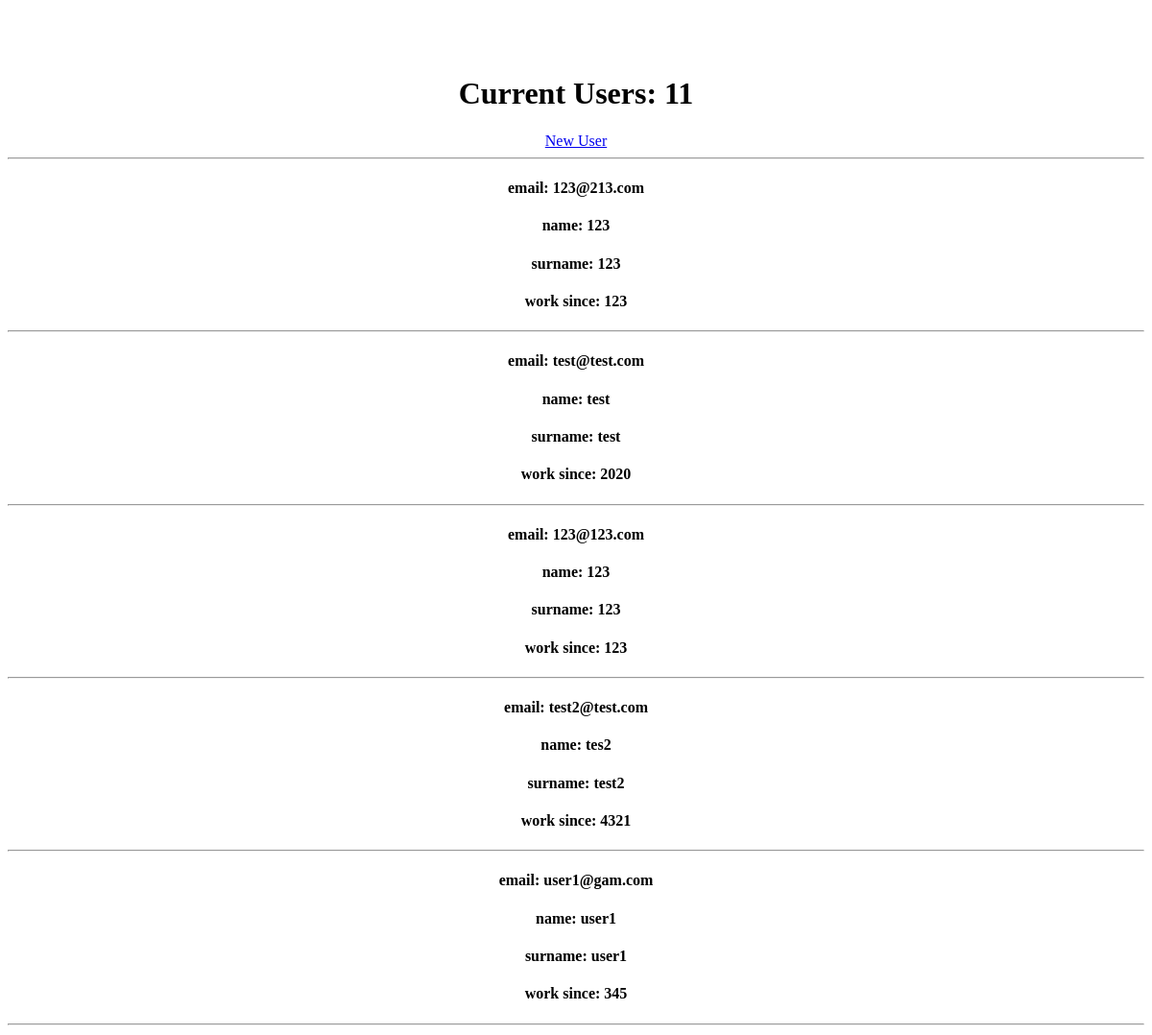
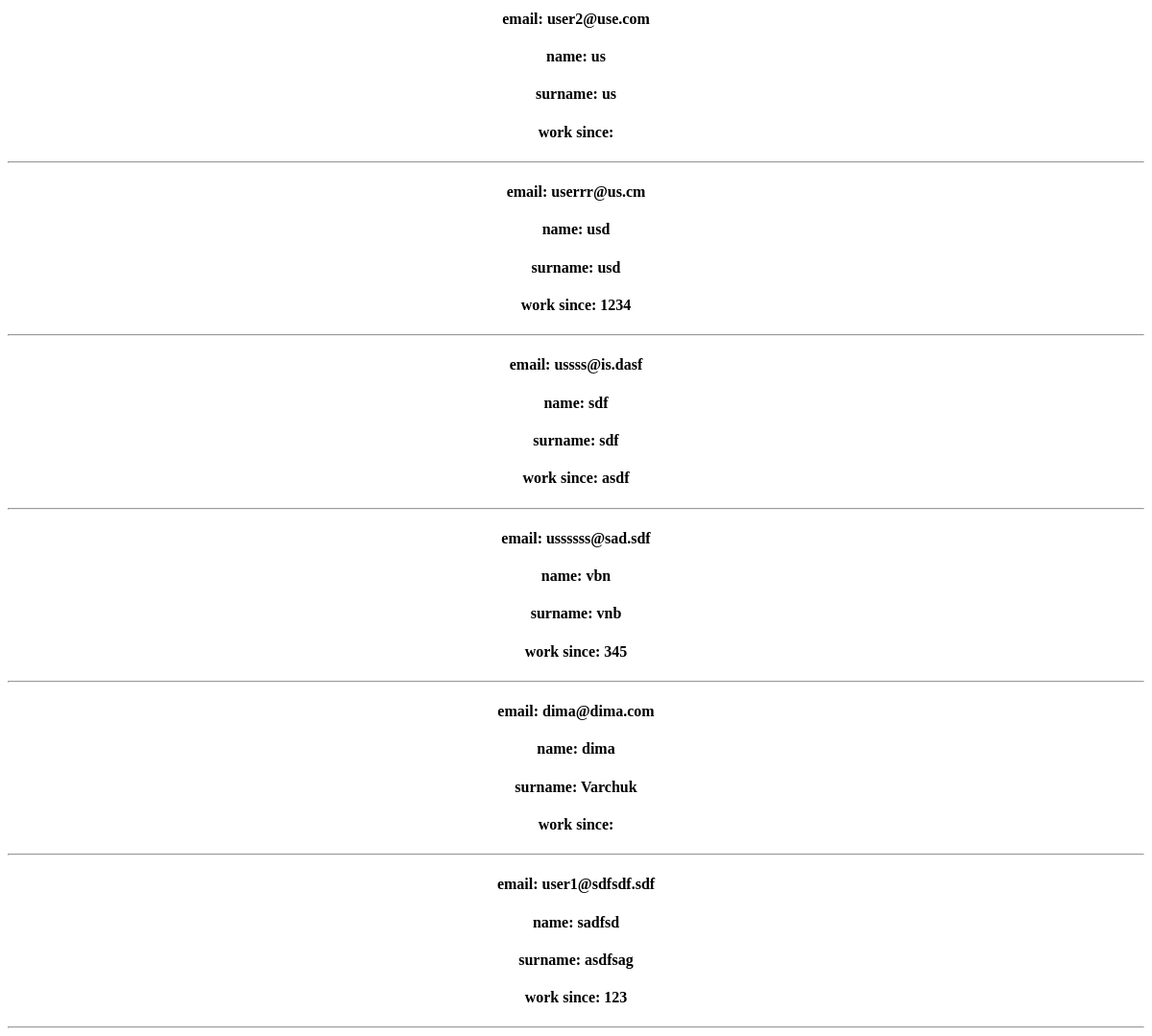
/, run on an earlier commit of the app's database (2 pictures, top to bottom).
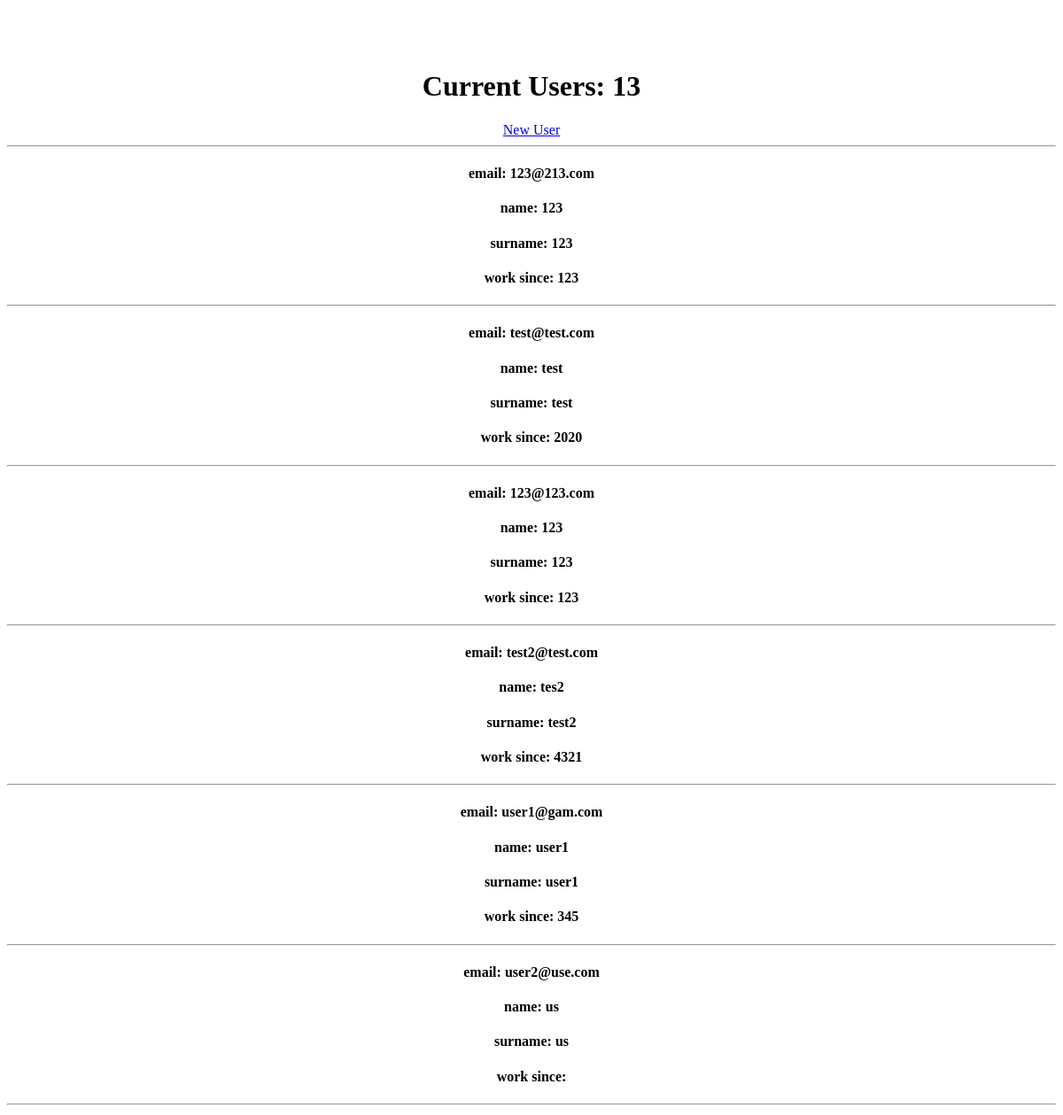
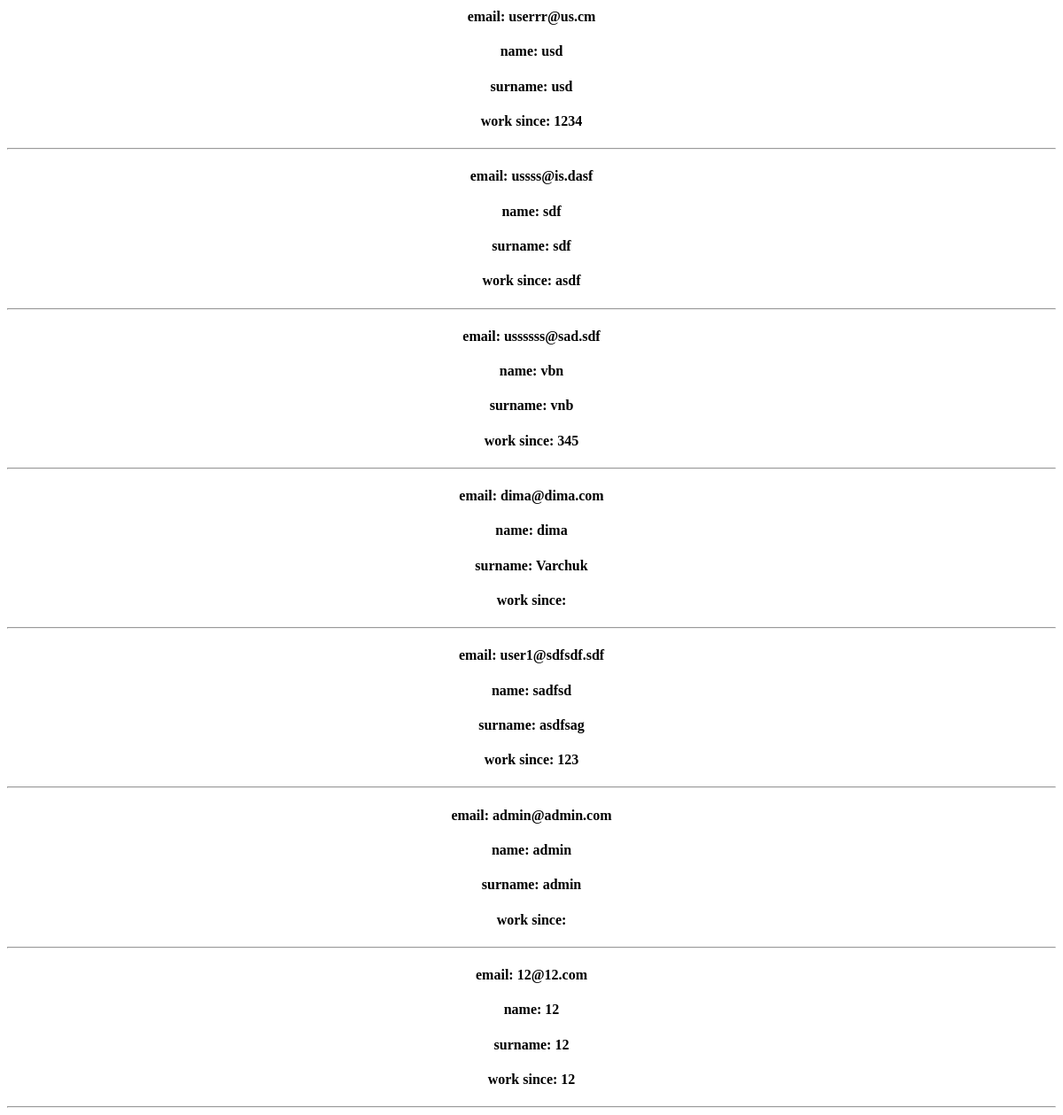
And on a later commit of the database (2 pictures, top to bottom).
### journal/models.py (models this page shows, shortened)
class CustomUser(AbstractBaseUser):
    name = models.CharField(max_length=15, null=False)
    surname = models.CharField(max_length=15, null=False)
    patronymic = models.CharField(max_length=15, blank=True, null=True)
    email = models.EmailField(unique=True)  # require
    phone_number = models.CharField(max_length=16, blank=True, null=True)
    avatar = models.ImageField(upload_to='user/avatar/', blank=True, null=True)
    is_active = models.BooleanField(default=True)
    is_staff = models.BooleanField(default=False)
    is_admin = models.BooleanField(default=False)
    USERNAME_FIELD = 'email'
    REQUIRED_FIELDS = ["name", "surname"]
    objects = CustomUserManager()

class Teacher(models.Model):
    user = models.OneToOneField(settings.AUTH_USER_MODEL, on_delete=models.CASCADE)
    working_since = models.CharField(max_length=4, verbose_name="Почав(ла) працювати з")

### journal/views.py (the view)
# urls.py: path('', main, name="main"),
def main(request):
    user_model = get_user_model()
    all_users = user_model.objects.all()
    return render(request, 'journal/main.html', {'all_users': all_users, 'title': "main"})

### journal/templates/journal/main.html
{% extends 'journal/base.html' %}
{% block main %}
<h1>Current Users: {{ all_users|length }}</h1>
<a type="button" href="{% url 'create_new_user' %}">New User</a>
<hr>
{% for user in all_users %}
<h4>email: {{ user.email }}</h4>
<h4>name: {{ user.name }}</h4>
<h4>surname: {{ user.surname }}</h4>
<h4>work since: {{ user.teacher.working_since }}</h4>
<hr>
{% endfor %}
{% endblock %}

### journal/templates/journal/base.html (shortened to what this page needs)
<!DOCTYPE html>
<html lang="en">
<head>
</head>
<body style="text-align: center; padding-top: 50px;">
{% block main %}
{% endblock %}
</body>
</html>

What changed in the data, as far as the page shows it:
added CustomUser: email "admin@admin.com", name "admin", surname "admin"
added CustomUser: email "12@12.com", name "12", surname "12", teacher.working_since "12"
Also different on the page:
{{ all_users|length }}: "11" → "13"
